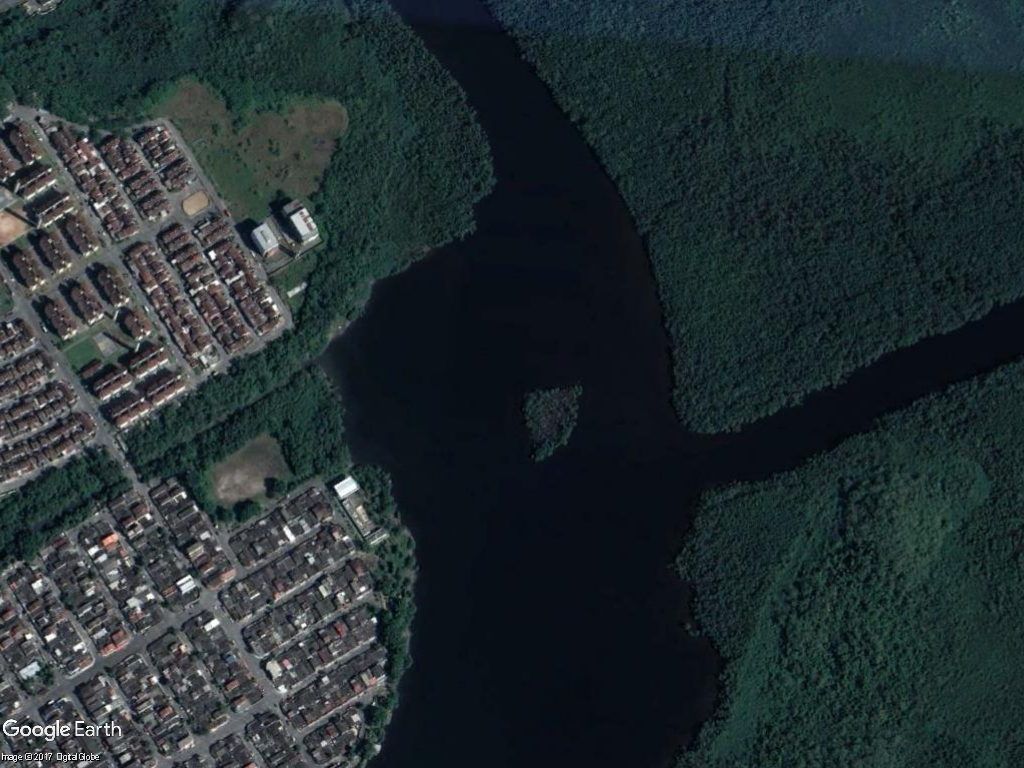
#> input picture Data/Img10.jpg, 1024 x 768 px
$ python contraste_optical_image.py
#> lines starting #> are read from the running program, lines starting #| are printed output that depends on the picture
### polsar_plot.py
import numpy as np
from mpl_toolkits.mplot3d import Axes3D

from matplotlib import cm
import matplotlib.pyplot as plt
import cv2
#
import os.path
#
import polsar_pdfs as pp
import polsar_total_loglikelihood as ptl
#
# [250 lines left out: functions show_evidence, add_evidence_simulated, show_evidence_simulated, plot_pdf_prod_intensities, plot_log_pdf_prod_intensities, plot_pdf_prod_intensities_biv and 13 more, not called in this run]
    #tight_layout()
    #plt.show()
    #FIG.savefig(file_path)
    #
def show_image_pauli_to_file_set_unless_img(pauli,image_name):
    dim = pauli.shape
    nrows = dim[0]
    ncols = dim[1]
    img_rt = nrows/ncols
    directory = './figure/'
    image = str(image_name) + '.pdf'
    file_path = os.path.join(directory, image)
    FIG = plt.figure(figsize=(20*img_rt, 20))
    PIA=pauli.copy()
    plt.imshow(PIA)
    plt.axis('off')
    FIG.savefig(file_path, bbox_inches='tight', pad_inches=0)
#
# [28 lines left out: functions show_evidence_to_file, show_image_perfil_h, fun_smooth_ramp_3d_corner, not called in this run]
#
def fun_smooth_ramp(x):
    f = 6.0 * x**5 - 15.0 * x**4 + 10 * x**3
    return f
#
# [70 lines left out: functions fun_smooth_ramp_3d_set, image_contrast_brightness, image_contrast_brightness_optical, not called in this run]
# [82 lines of commented-out code are left out]

### contraste_optical_image.py
import polsar_basics as pb
import polsar_plot as pplot
#
import matplotlib.pyplot as plt
import numpy as np
import cv2
#
img_path = "./Data/Img10.jpg"
image = cv2.imread(img_path)
#> image is the input picture: shape (768, 1024, 3); mean B, G, R 49.9, 46.8, 35.5
print(image)
#> (printed output is left out)
print(type(image))
#| <class 'numpy.ndarray'>
#img = img_path
plt.imshow(image)
plt.show()
#image_cont = pplot.image_contrast_brightness_optical(image)
contrast = 2.3
brightness = 0
image_cont = cv2.convertScaleAbs(image, alpha= contrast, beta=brightness)
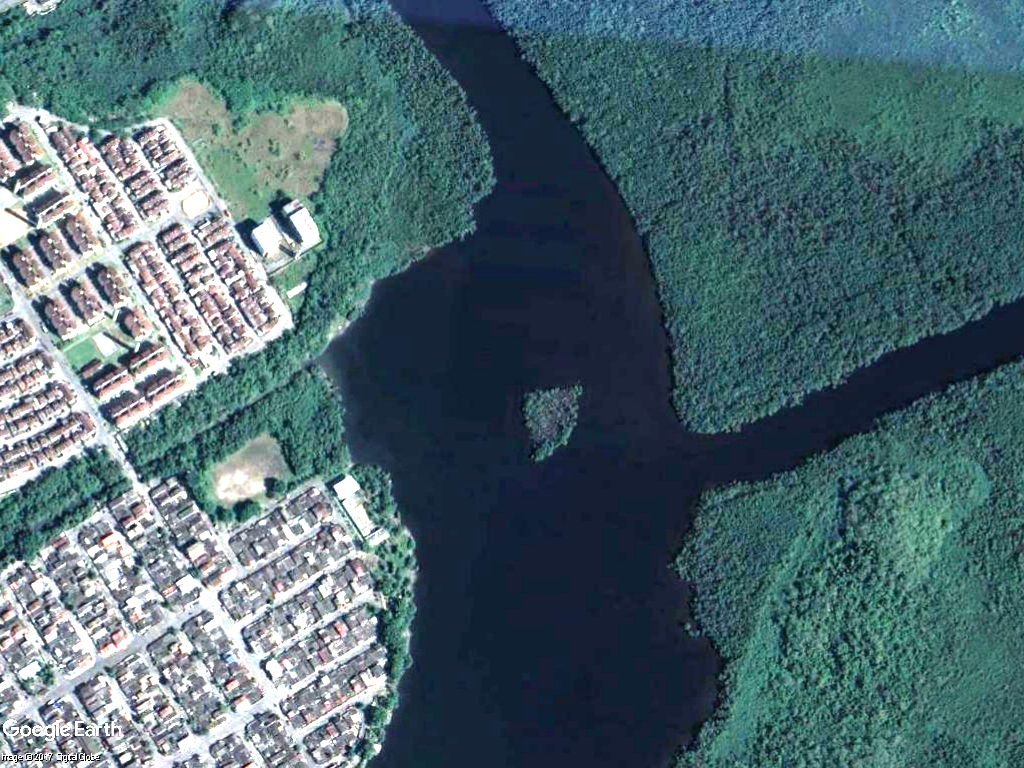
#> image_cont: shape (768, 1024, 3); mean B, G, R 111.6, 104.4, 78.4
plt.imshow(image_cont)
plt.show()
#
image_name = "img_10_contrast"
pplot.show_image_pauli_to_file_set_unless_img(image_cont,image_name)

$ run again, with Data/Img7.jpg copied over Data/Img10.jpg
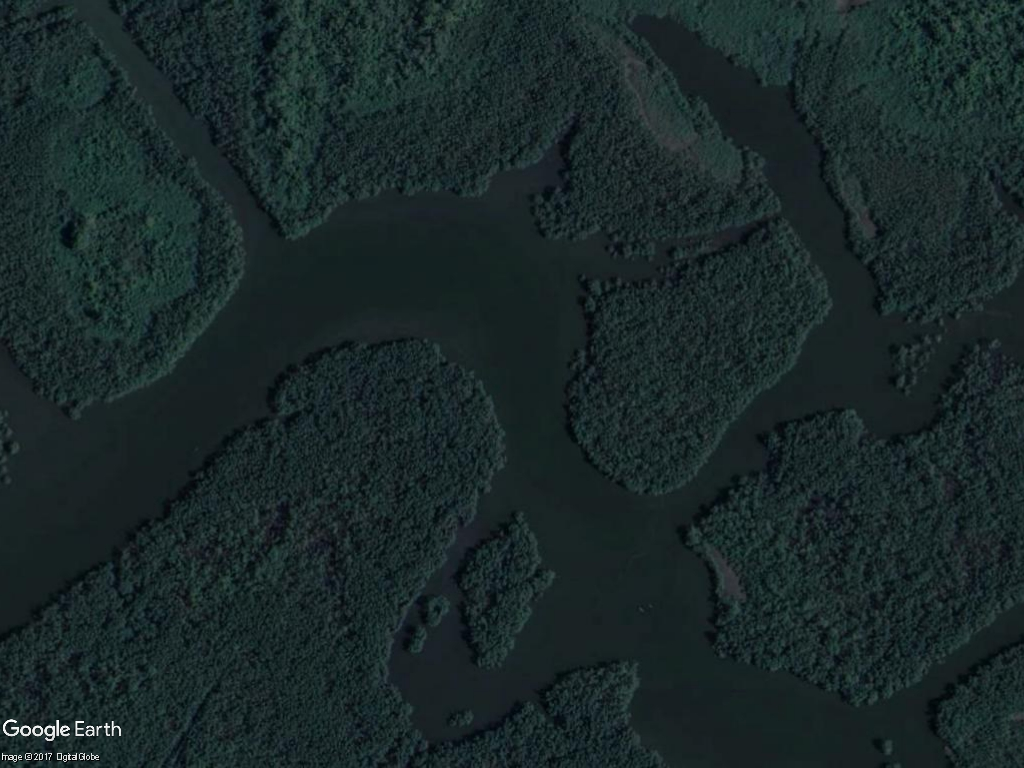
#> input picture Data/Img7.jpg, 1024 x 768 px
#> image is the input picture: shape (768, 1024, 3); mean B, G, R 40.2, 39.5, 25.3
#> (printed output is left out)
#| <class 'numpy.ndarray'>
#> `image_cont = cv2.convertScaleAbs(image, alpha= contrast, beta=brightne..`:
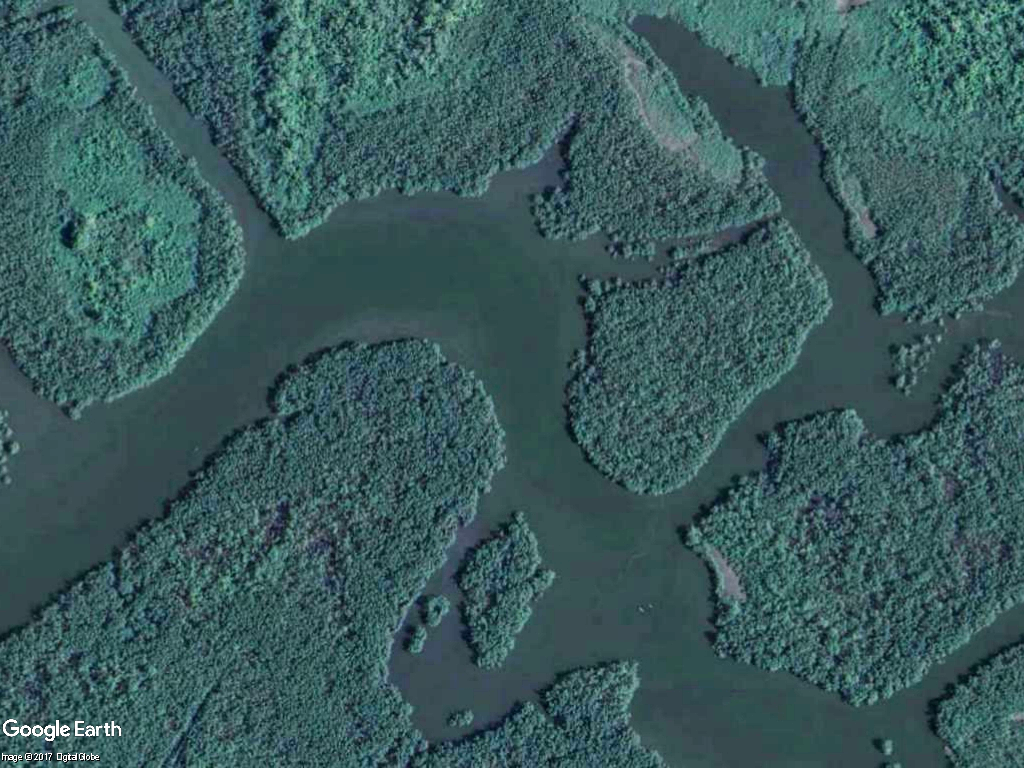
#> image_cont: shape (768, 1024, 3); mean B, G, R 92.1, 90.6, 58
